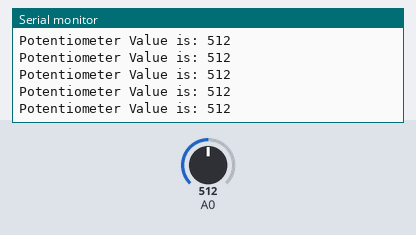
Bench run of a sketch on a simulated Arduino Uno, built with avr-gcc and run on an emulated ATmega328P. On the bench: the last lines printed to the serial monitor. Inputs (shaded band) come from the test bench; at power-on: A0 = 512.

Above: at 1.2 s.
1.3 s: A0 set to 108
At 2.3 s:
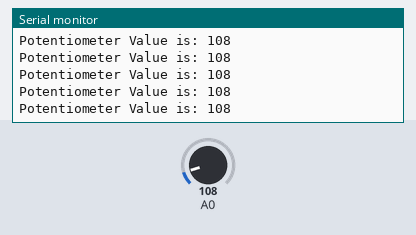
4.3 s: A0 set to 90
At 5.4 s:
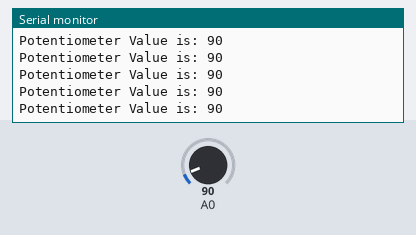
13.3 s: A0 set to 8
At 14.2 s:
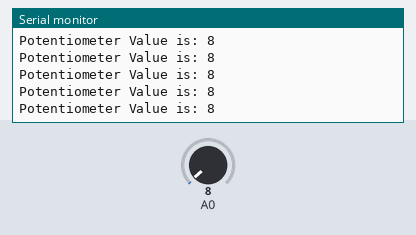
14.8 s: A0 set to 11
At 15.9 s:
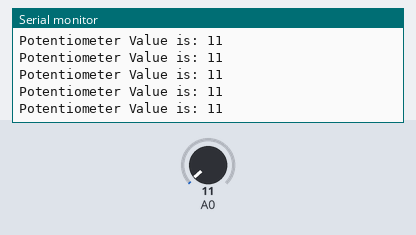
Timing chart, 0 to 17.8 s (numbered marks = the images above; inputs shaded):
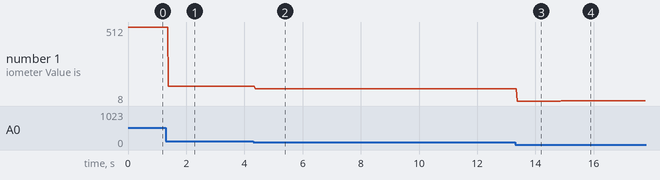

The sketch:

Potentio_Testing.ino
```cpp
void setup() {
  // put your setup code here, to run once:
Serial.begin(9600);
}

void loop() {
  // put your main code here, to run repeatedly:
int potval=analogRead(A0);
Serial.print("Potentiometer Value is: ");
Serial.println(potval);
}
```

Measured:
- after the input at 1.3 s, the serial monitor: prints a new line after 0.09 s (image 1)
- after the input at 4.3 s, the serial monitor: prints a new line after 0.07 s (image 2)
- after the input at 13.3 s, the serial monitor: prints a new line after 0.07 s (image 3)
- after the input at 14.8 s, the serial monitor: prints a new line after 0.09 s (image 4)
- plotted number 1: 512 → 108 after the input at 1.3 s, 108 → 90 after the input at 4.3 s, 90 → 8 after the input at 13.3 s, 8 → 11 after the input at 14.8 s
